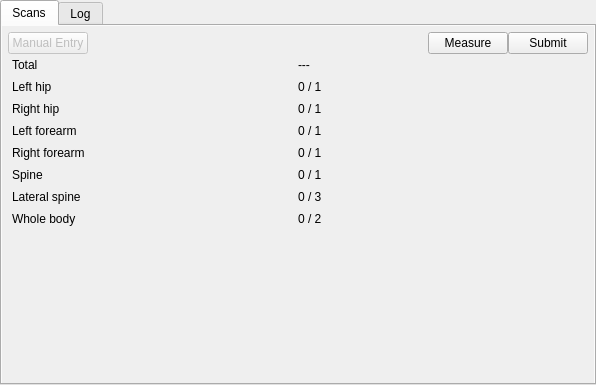
<?xml version="1.0" encoding="UTF-8"?>
<ui version="4.0">
 <class>Form</class>
 <widget class="QWidget" name="Form">
  <property name="geometry">
   <rect>
    <x>0</x>
    <y>0</y>
    <width>596</width>
    <height>385</height>
   </rect>
  </property>
  <property name="windowTitle">
   <string>Form</string>
  </property>
  <layout class="QVBoxLayout" name="verticalLayout">
   <property name="leftMargin">
    <number>0</number>
   </property>
   <property name="topMargin">
    <number>0</number>
   </property>
   <property name="rightMargin">
    <number>0</number>
   </property>
   <property name="bottomMargin">
    <number>0</number>
   </property>
   <item>
    <widget class="QTabWidget" name="tabWidget">
     <property name="tabShape">
      <enum>QTabWidget::TabShape::Rounded</enum>
     </property>
     <property name="currentIndex">
      <number>0</number>
     </property>
     <property name="documentMode">
      <bool>false</bool>
     </property>
     <property name="tabBarAutoHide">
      <bool>false</bool>
     </property>
     <widget class="QWidget" name="tab">
      <property name="autoFillBackground">
       <bool>true</bool>
      </property>
      <attribute name="title">
       <string>Scans</string>
      </attribute>
      <layout class="QVBoxLayout" name="verticalLayout_10" stretch="0,0,0,0,0,0,0,0,0,0">
       <property name="spacing">
        <number>0</number>
       </property>
       <property name="leftMargin">
        <number>6</number>
       </property>
       <property name="topMargin">
        <number>6</number>
       </property>
       <property name="rightMargin">
        <number>6</number>
       </property>
       <property name="bottomMargin">
        <number>6</number>
       </property>
       <item>
        <layout class="QHBoxLayout" name="controls">
         <item>
          <widget class="QPushButton" name="manual_entry_button">
           <property name="enabled">
            <bool>false</bool>
           </property>
           <property name="text">
            <string>Manual Entry</string>
           </property>
          </widget>
         </item>
         <item>
          <spacer name="horizontalSpacer">
           <property name="orientation">
            <enum>Qt::Orientation::Horizontal</enum>
           </property>
           <property name="sizeHint" stdset="0">
            <size>
             <width>40</width>
             <height>20</height>
            </size>
           </property>
          </spacer>
         </item>
         <item>
          <widget class="QPushButton" name="measure_button">
           <property name="text">
            <string>Measure</string>
           </property>
          </widget>
         </item>
         <item>
          <widget class="QPushButton" name="submit_button">
           <property name="text">
            <string>Submit</string>
           </property>
          </widget>
         </item>
        </layout>
       </item>
       <item>
        <layout class="QHBoxLayout" name="total">
         <property name="leftMargin">
          <number>4</number>
         </property>
         <property name="topMargin">
          <number>4</number>
         </property>
         <property name="rightMargin">
          <number>4</number>
         </property>
         <property name="bottomMargin">
          <number>4</number>
         </property>
         <item>
          <widget class="QLabel" name="scans_received_label">
           <property name="text">
            <string>Total</string>
           </property>
           <property name="margin">
            <number>4</number>
           </property>
          </widget>
         </item>
         <item>
          <widget class="QLabel" name="scans_received_value">
           <property name="text">
            <string>---</string>
           </property>
           <property name="alignment">
            <set>Qt::AlignmentFlag::AlignLeading|Qt::AlignmentFlag::AlignLeft|Qt::AlignmentFlag::AlignVCenter</set>
           </property>
           <property name="margin">
            <number>4</number>
           </property>
          </widget>
         </item>
        </layout>
       </item>
       <item>
        <layout class="QHBoxLayout" name="left_hip" stretch="0,0">
         <property name="leftMargin">
          <number>4</number>
         </property>
         <property name="topMargin">
          <number>4</number>
         </property>
         <property name="rightMargin">
          <number>4</number>
         </property>
         <property name="bottomMargin">
          <number>4</number>
         </property>
         <item>
          <widget class="QLabel" name="left_hip_label">
           <property name="text">
            <string>Left hip</string>
           </property>
           <property name="margin">
            <number>4</number>
           </property>
          </widget>
         </item>
         <item>
          <widget class="QLabel" name="left_hip_value">
           <property name="text">
            <string>0 / 1</string>
           </property>
           <property name="margin">
            <number>4</number>
           </property>
          </widget>
         </item>
        </layout>
       </item>
       <item>
        <layout class="QHBoxLayout" name="right_hip">
         <property name="leftMargin">
          <number>4</number>
         </property>
         <property name="topMargin">
          <number>4</number>
         </property>
         <property name="rightMargin">
          <number>4</number>
         </property>
         <property name="bottomMargin">
          <number>4</number>
         </property>
         <item>
          <widget class="QLabel" name="right_hip_label">
           <property name="text">
            <string>Right hip</string>
           </property>
           <property name="margin">
            <number>4</number>
           </property>
          </widget>
         </item>
         <item>
          <widget class="QLabel" name="right_hip_value">
           <property name="text">
            <string>0 / 1</string>
           </property>
           <property name="margin">
            <number>4</number>
           </property>
          </widget>
         </item>
        </layout>
       </item>
       <item>
        <layout class="QHBoxLayout" name="horizontalLayout_2">
         <property name="leftMargin">
          <number>4</number>
         </property>
         <property name="topMargin">
          <number>4</number>
         </property>
         <property name="rightMargin">
          <number>4</number>
         </property>
         <property name="bottomMargin">
          <number>4</number>
         </property>
         <item>
          <widget class="QLabel" name="left_forearm_label">
           <property name="text">
            <string>Left forearm</string>
           </property>
           <property name="margin">
            <number>4</number>
           </property>
          </widget>
         </item>
         <item>
          <widget class="QLabel" name="left_forearm_value">
           <property name="text">
            <string>0 / 1</string>
           </property>
           <property name="margin">
            <number>4</number>
           </property>
          </widget>
         </item>
        </layout>
       </item>
       <item>
        <layout class="QHBoxLayout" name="right_forearm">
         <property name="leftMargin">
          <number>4</number>
         </property>
         <property name="topMargin">
          <number>4</number>
         </property>
         <property name="rightMargin">
          <number>4</number>
         </property>
         <property name="bottomMargin">
          <number>4</number>
         </property>
         <item>
          <widget class="QLabel" name="right_forearm_label">
           <property name="text">
            <string>Right forearm</string>
           </property>
           <property name="margin">
            <number>4</number>
           </property>
          </widget>
         </item>
         <item>
          <widget class="QLabel" name="right_forearm_value">
           <property name="text">
            <string>0 / 1</string>
           </property>
           <property name="margin">
            <number>4</number>
           </property>
          </widget>
         </item>
        </layout>
       </item>
       <item>
        <layout class="QHBoxLayout" name="spine">
         <property name="leftMargin">
          <number>4</number>
         </property>
         <property name="topMargin">
          <number>4</number>
         </property>
         <property name="rightMargin">
          <number>4</number>
         </property>
         <property name="bottomMargin">
          <number>4</number>
         </property>
         <item>
          <widget class="QLabel" name="spine_label">
           <property name="text">
            <string>Spine</string>
           </property>
           <property name="margin">
            <number>4</number>
           </property>
          </widget>
         </item>
         <item>
          <widget class="QLabel" name="spine_value">
           <property name="text">
            <string>0 / 1</string>
           </property>
           <property name="margin">
            <number>4</number>
           </property>
          </widget>
         </item>
        </layout>
       </item>
       <item>
        <layout class="QHBoxLayout" name="lateral_spine">
         <property name="leftMargin">
          <number>4</number>
         </property>
         <property name="topMargin">
          <number>4</number>
         </property>
         <property name="rightMargin">
          <number>4</number>
         </property>
         <property name="bottomMargin">
          <number>4</number>
         </property>
         <item>
          <widget class="QLabel" name="lateral_spine_label">
           <property name="text">
            <string>Lateral spine</string>
           </property>
           <property name="margin">
            <number>4</number>
           </property>
          </widget>
         </item>
         <item>
          <widget class="QLabel" name="lateral_spine_value">
           <property name="text">
            <string>0 / 3</string>
           </property>
           <property name="margin">
            <number>4</number>
           </property>
          </widget>
         </item>
        </layout>
       </item>
       <item>
        <layout class="QHBoxLayout" name="whole_body">
         <property name="leftMargin">
          <number>4</number>
         </property>
         <property name="topMargin">
          <number>4</number>
         </property>
         <property name="rightMargin">
          <number>4</number>
         </property>
         <property name="bottomMargin">
          <number>4</number>
         </property>
         <item>
          <widget class="QLabel" name="whole_body_label">
           <property name="text">
            <string>Whole body</string>
           </property>
           <property name="margin">
            <number>4</number>
           </property>
          </widget>
         </item>
         <item>
          <widget class="QLabel" name="whole_body_value">
           <property name="text">
            <string>0 / 2</string>
           </property>
           <property name="margin">
            <number>4</number>
           </property>
          </widget>
         </item>
        </layout>
       </item>
       <item>
        <spacer name="verticalSpacer">
         <property name="orientation">
          <enum>Qt::Orientation::Vertical</enum>
         </property>
         <property name="sizeHint" stdset="0">
          <size>
           <width>20</width>
           <height>40</height>
          </size>
         </property>
        </spacer>
       </item>
      </layout>
     </widget>
     <widget class="QWidget" name="tab_2">
      <attribute name="title">
       <string>Log</string>
      </attribute>
      <layout class="QVBoxLayout" name="verticalLayout_12">
       <property name="leftMargin">
        <number>0</number>
       </property>
       <property name="topMargin">
        <number>0</number>
       </property>
       <property name="rightMargin">
        <number>0</number>
       </property>
       <property name="bottomMargin">
        <number>0</number>
       </property>
      </layout>
     </widget>
    </widget>
   </item>
  </layout>
 </widget>
 <resources/>
 <connections/>
</ui>
